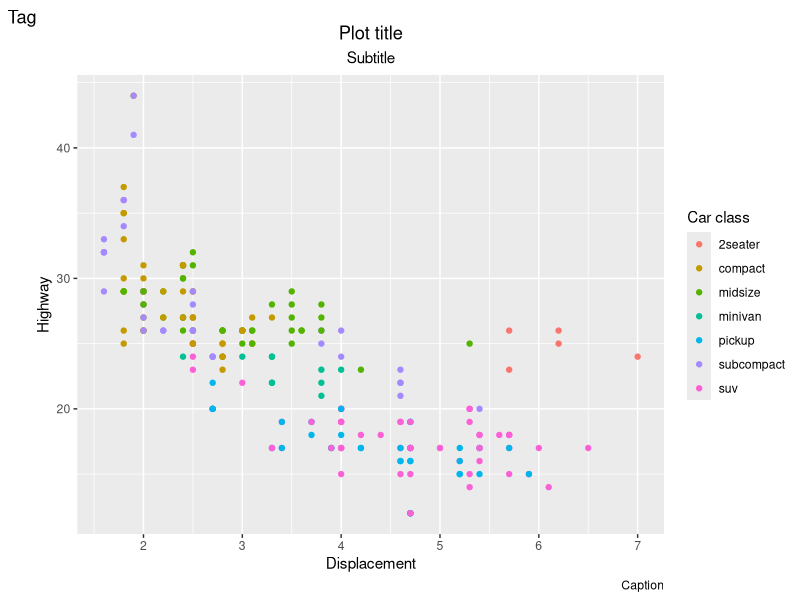

The R source for this figure:
library(tidyverse)

mpg %>%
  ggplot(aes(x = displ, y = hwy, color = class)) +
  geom_point() +
  labs(
    x = "Displacement",
    y = "Highway",
    color = "Car class",
    title = "Plot title",
    subtitle = "Subtitle",
    caption = "Caption",
    tag = "Tag"
  ) +
  theme(
    plot.title = element_text(hjust = 0.5),
    plot.subtitle = element_text(hjust = 0.5)
  )
